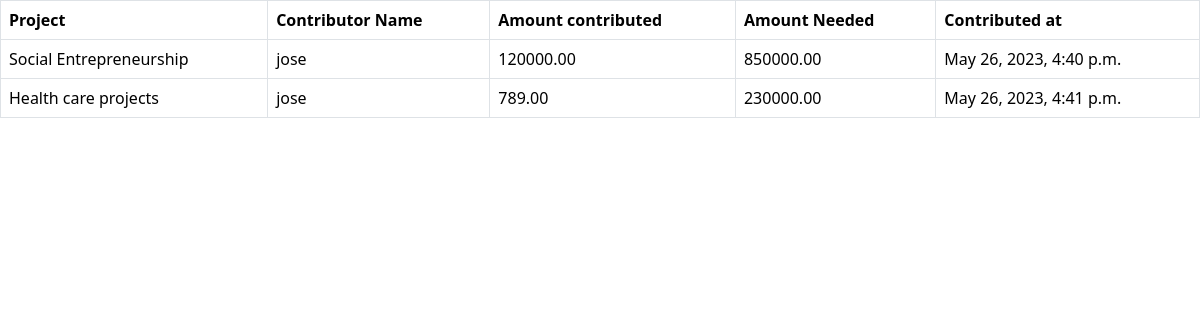
The page /my/ (signed in) on the database its author committed.
### fundapp/models.py (models this page shows, shortened)
class Contribution(models.Model):
    project = models.ForeignKey(Project, on_delete=models.CASCADE)
    contributor_name = models.CharField(max_length=255)
    amount = models.DecimalField(max_digits=10, decimal_places=2)
    user=models.ForeignKey(register,on_delete=models.CASCADE,null=True)
    timestamp = models.DateTimeField(auto_now_add=True)

class Project(models.Model):
    title = models.CharField(max_length=255,null=True)
    description = models.TextField(max_length=255,null=True)
    created_at = models.DateTimeField(auto_now_add=True,null=True)
    amount = models.DecimalField(max_digits=10, decimal_places=2,default=True,null=True)
    image = models.ImageField(upload_to="images", height_field=None,default=True,null=True)
    category = models.ForeignKey(Category, on_delete=models.CASCADE)

### fundapp/views.py (the view)
# urls.py: path('my/',views.contributions)
def contributions(request):
    uid=request.session['u_id']
    user=register.objects.get(id=uid)
    cont=Contribution.objects.filter(user=user)
    return render(request,'contrib.html',{'contributions':cont})

### fundapp/templates/contrib.html (shortened to what this page needs)
<link rel="stylesheet" href="https://cdn.jsdelivr.net/npm/bootstrap@5.7.2/dist/css/bootstrap.min.css">
<table class="table table-bordered">
  <thead>
    <tr>
      <th>Project</th>
      <th>Contributor Name</th>
      <th>Amount contributed</th>
      <th>Amount Needed</th>
      <th>Contributed at </th>
    </tr>
  </thead>
  <tbody>
    {% for contribution in contributions %}
      <tr>
        <td>{{ contribution.project.title }}</td>
        <td>{{ contribution.contributor_name }}</td>
        <td>{{ contribution.amount }}</td>
        <td>{{ contribution.project.amount }}</td>
        <td>{{ contribution.timestamp }}</td>
      </tr>
    {% endfor %}
  </tbody>
</table>

### rows shown on the page
Contribution: project "Social Entrepreneurship", contributor_name "jose", amount "120000.00", project.amount "850000.00", timestamp "May 26, 2023, 4:40 p.m."
Contribution: project "Health care projects", contributor_name "jose", amount "789.00", project.amount "230000.00", timestamp "May 26, 2023, 4:41 p.m."
